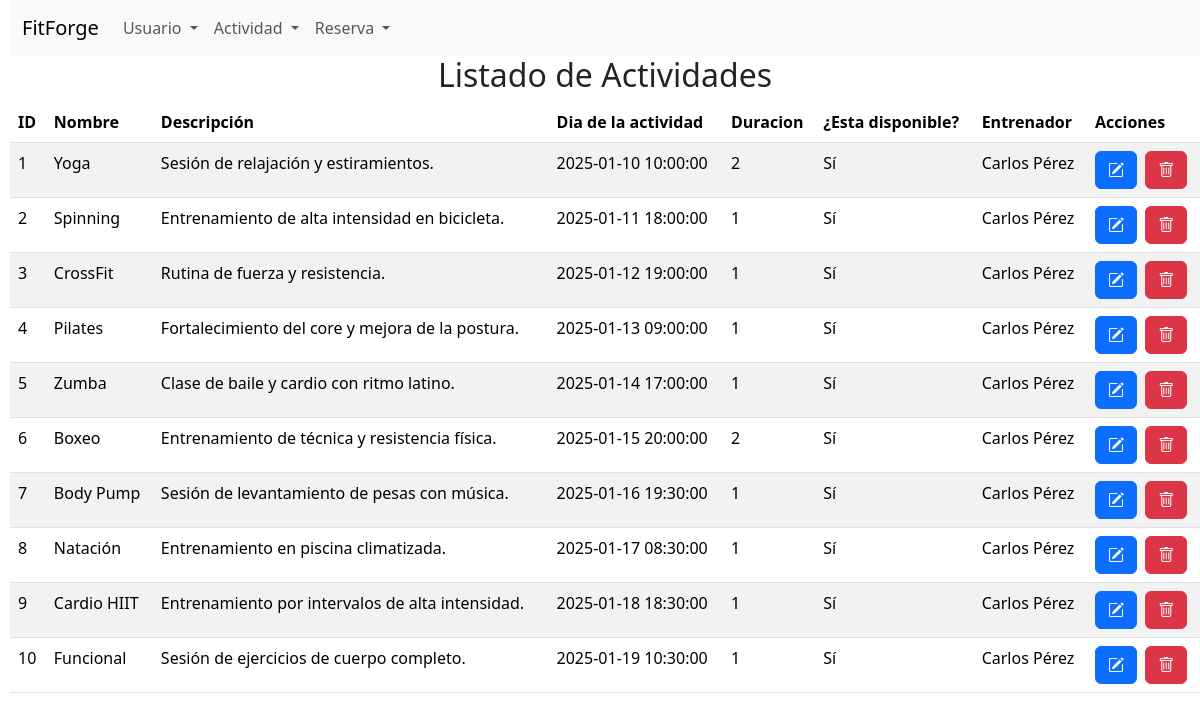
Screenshot of /listado_actividades.php with the database file from the repository.
### tables this page shows
CREATE TABLE `activity` (
  `id_activity` int NOT NULL,
  `name` varchar(50) NOT NULL,
  `description` text NOT NULL,
  `activity_day` datetime NOT NULL,
  `duration` decimal(10,0) NOT NULL,
  `available` tinyint(1) NOT NULL,
  `id_trainer` int NOT NULL
);

CREATE TABLE `user` (
  `id_user` int NOT NULL,
  `name` varchar(50) NOT NULL,
  `email` varchar(70) NOT NULL,
  `registration_date` date NOT NULL,
  `age` int NOT NULL,
  `vip` tinyint(1) NOT NULL,
  `observation` text NOT NULL
);

### listado_actividades.php (the view, shortened to what this page needs)
<?php
$conexion = obtenerConexion();
if(isset($_GET['orderByDate'])){
    $sql = "SELECT a.*, u.name AS trainer
        FROM activity a, user u
        WHERE a.id_trainer = u.id_user
        ORDER BY a.activity_day DESC;";
}elseif(isset($_GET['activityName'])){
    $value = $_GET['activityName'];
    $sql = "SELECT a.*, u.name AS trainer
        FROM activity a, user u
        WHERE a.id_trainer = u.id_user AND a.name LIKE '%$value%';";
}elseif(isset($_GET['trainer'])){
    $value = $_GET['trainer'];
    $sql = "SELECT a.*, u.name AS trainer
        FROM activity a, user u
        WHERE a.id_trainer = u.id_user AND u.id_user = $value;";
}else{
    $sql = "SELECT a.*, u.name AS trainer
        FROM activity a, user u
        WHERE a.id_trainer = u.id_user;";
}
$resultado = mysqli_query($conexion, $sql);
$mensaje = "<h2 class='text-center'>Listado de Actividades</h2>";
$mensaje .= "<table class='table table-striped'>";
$mensaje .= "<thead><tr>
                <th>ID</th>
                <th>Nombre</th>
                <th>Descripción</th>
                <th>Dia de la actividad</th>
                <th>Duracion</th>
                <th>¿Esta disponible?</th>
                <th>Entrenador</th>
                <th>Acciones</th>
             </tr></thead>";
$mensaje .= "<tbody>";
while ($fila = mysqli_fetch_assoc($resultado)) {
    $mensaje .= "<tr><td>" . $fila['id_activity'] . "</td>";
    $mensaje .= "<td>" . $fila['name'] . "</td>";
    $mensaje .= "<td>" . $fila['description'] . "</td>";
    $mensaje .= "<td>" . $fila['activity_day'] . "</td>";
    $mensaje .= "<td>" . $fila['duration'] . "</td>";
    $mensaje .= "<td>" . ($fila['available'] ? 'Sí' : 'No') . "</td>";
    $mensaje .= "<td>" . $fila['trainer'] . "</td>";
    $mensaje .= "<td>
                    <form class='d-inline me-1' action='editar_actividad.php' method='post'>
                        <input type='hidden' name='actividad' value='" . htmlspecialchars(json_encode($fila), ENT_QUOTES) . "' />
                        <button name='Editar' class='btn btn-primary'><i class='bi bi-pencil-square'></i></button>
                    </form>
                    <form class='d-inline' action='proceso_borrar_actividad.php' method='post'>
                        <input type='hidden' name='id_activity' value='" . $fila['id_activity'] . "' />
                        <button name='Borrar' class='btn btn-danger'><i class='bi bi-trash'></i></button>
                    </form>";
    $mensaje .= "</td></tr>";
}
$mensaje .= "</tbody></table>";
echo $mensaje;

### rows the page displays
activity: id_activity "1", name "Yoga", description "Sesión de relajación y estiramientos.", activity_day "2025-01-10 10:00:00", duration "2", available "Sí", id_trainer.name "Carlos Pérez"
activity: id_activity "2", name "Spinning", description "Entrenamiento de alta intensidad en bicicleta.", activity_day "2025-01-11 18:00:00", duration "1", available "Sí", id_trainer.name "Carlos Pérez"
activity: id_activity "3", name "CrossFit", description "Rutina de fuerza y resistencia.", activity_day "2025-01-12 19:00:00", duration "1", available "Sí", id_trainer.name "Carlos Pérez"
activity: id_activity "4", name "Pilates", description "Fortalecimiento del core y mejora de la postura.", activity_day "2025-01-13 09:00:00", duration "1", available "Sí", id_trainer.name "Carlos Pérez"
activity: id_activity "5", name "Zumba", description "Clase de baile y cardio con ritmo latino.", activity_day "2025-01-14 17:00:00", duration "1", available "Sí", id_trainer.name "Carlos Pérez"
activity: id_activity "6", name "Boxeo", description "Entrenamiento de técnica y resistencia física.", activity_day "2025-01-15 20:00:00", duration "2", available "Sí", id_trainer.name "Carlos Pérez"
activity: id_activity "7", name "Body Pump", description "Sesión de levantamiento de pesas con música.", activity_day "2025-01-16 19:30:00", duration "1", available "Sí", id_trainer.name "Carlos Pérez"
activity: id_activity "8", name "Natación", description "Entrenamiento en piscina climatizada.", activity_day "2025-01-17 08:30:00", duration "1", available "Sí", id_trainer.name "Carlos Pérez"
activity: id_activity "9", name "Cardio HIIT", description "Entrenamiento por intervalos de alta intensidad.", activity_day "2025-01-18 18:30:00", duration "1", available "Sí", id_trainer.name "Carlos Pérez"
activity: id_activity "10", name "Funcional", description "Sesión de ejercicios de cuerpo completo.", activity_day "2025-01-19 10:30:00", duration "1", available "Sí", id_trainer.name "Carlos Pérez"
